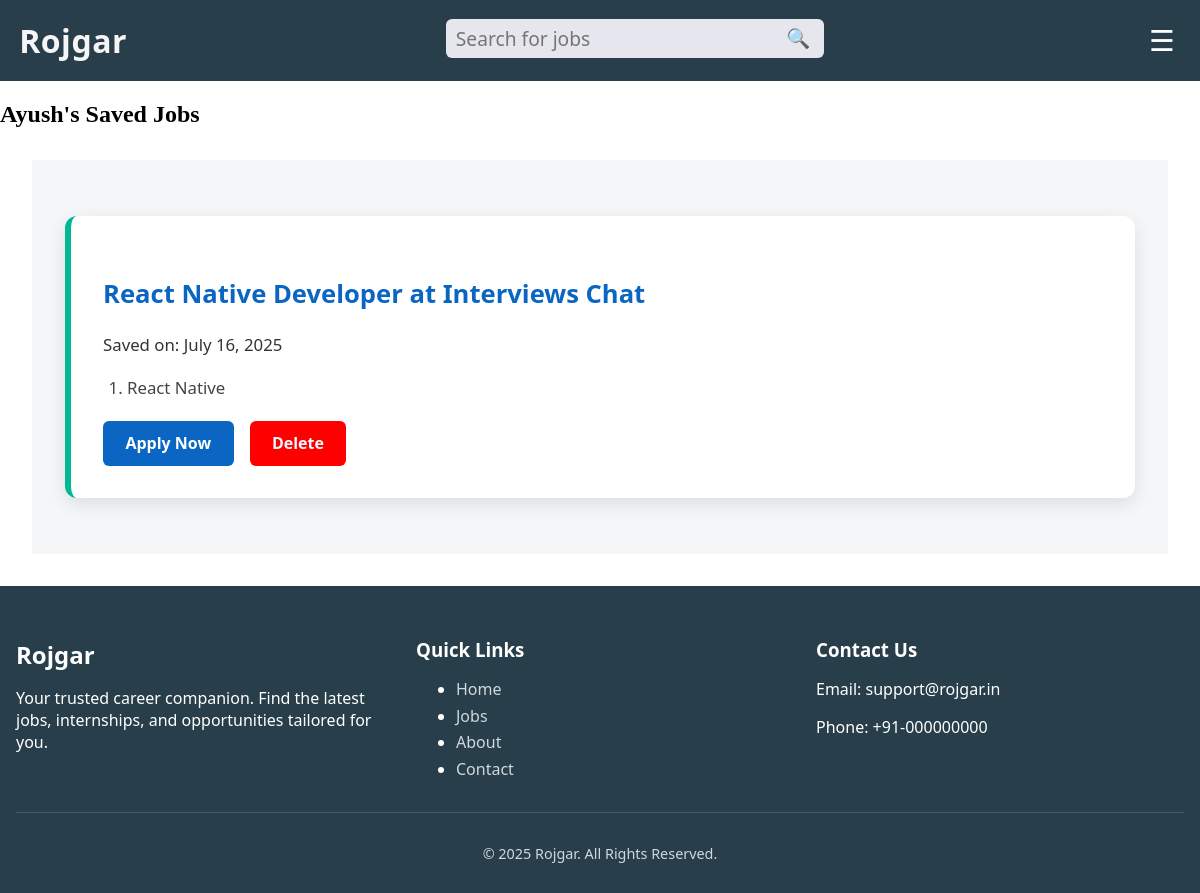
/profile/ (signed in), run on the app's committed database.
### roj/models.py (models this page shows, shortened)
class Savedpost(models.Model):
    jobid=models.ForeignKey(
        Job,
        on_delete=models.CASCADE,
        related_name='saved'
    )
    saved_at=models.DateField(auto_now_add=True)
    profile=models.ForeignKey(
        Profile,
        on_delete=models.CASCADE,
        related_name='saved_post'
    )

class Job(models.Model):
    external_id = models.CharField(max_length=100, unique=True)
    title = models.CharField(max_length=255)
    company = models.CharField(max_length=255)
    tags = models.JSONField()
    url = models.URLField()

### roj/views.py (the view)
# urls.py: path('profile/',views.profile,name='profile'),
def profile(request):
    user = request.user
    profile = get_object_or_404(Profile, user=user)
    jobs = Savedpost.objects.filter(profile=profile)
    return render(request, 'profile.html', {'job': jobs})

### roj/templates/profile.html (shortened to what this page needs)
{% load static %}
<!DOCTYPE html>
<html lang="en">
<head>
    <link rel="stylesheet" href="{% static 'style.css' %}">
</head>
<body>
    {% include 'componets/header.html' %}
    <h2>{{ request.user.username }}'s Saved Jobs</h2>
    {% if job %}
    <div class="container">
        {% for saved in job %}
        <div class="cards">
            <div class="howtouse card">
                <h3>{{ saved.jobid.title }} at {{ saved.jobid.company }}</h3>
                <p>Saved on: {{ saved.saved_at }}</p>
                    <ol>
                        {% for tag in saved.jobid.tags %}
                            <li>{{ tag }}</li>
                        {% endfor %}
                    </ol>
            <div class="cta-buttons">
                <a href="{{ saved.jobid.url }}" target="_blank" class="btn primary">Apply Now</a>
                <a href="{% url 'delete_job' saved.id %}" class="btn secondary" style="background-color: red; color:aliceblue">Delete</a>
            </div>
        </div>
    </div>
    {% endfor %}
</div>
{% else %}
    <p>No saved jobs yet.</p>
{% endif %}
    {% include 'componets/footer.html' %}
</body>
</html>

### roj/static/style.css (style rules this page uses)
body { margin: 0; }
.container { margin: 2rem; background: #f4f6f8;; padding: 1.5rem; }
.cards { display: flex; flex-direction: column; gap: 2rem; padding: 2rem 1.5rem; align-items: center; background-color: #f4f6f8; }
.card { background-color: #ffffff; border-radius: 12px; box-shadow: 0 6px 18px rgba(0, 0, 0, 0.1); padding: 2rem; width: 100%; max-width: 1000px; font-family: "Segoe UI", Roboto, Arial, sans-serif; font-size: 1.05rem; line-height: 1.6; transition: transform 0.3s ease; border-left: 6px solid #0A66C2; }
.howtouse { border-left-color: #00b894; }
.card h3 { font-size: 1.6rem; margin-bottom: 1rem; color: #0A66C2; }
.card p { color: #333; margin-bottom: 0; }
.card ol { padding-left: 1.5rem; color: #444; }
.card ol li { margin-bottom: 0.6rem; }
.cta-buttons { margin-top: 1.2rem; display: flex; gap: 1rem; }
.btn { display: inline-block; padding: 0.6rem 1.4rem; border-radius: 6px; font-size: 1rem; font-weight: 600; text-decoration: none; text-align: center; transition: background 0.25s ease; }
.btn.primary { background-color: #0A66C2; color: #fff; }
.btn.secondary { background-color: #e1e9f0; color: #0A66C2; }

### data on the page
Savedpost: jobid "React Native Developer", jobid.company "Interviews Chat", saved_at "July 16, 2025", tags "React Native"

### other printed values
{{ request.user.username }} "Ayush"
